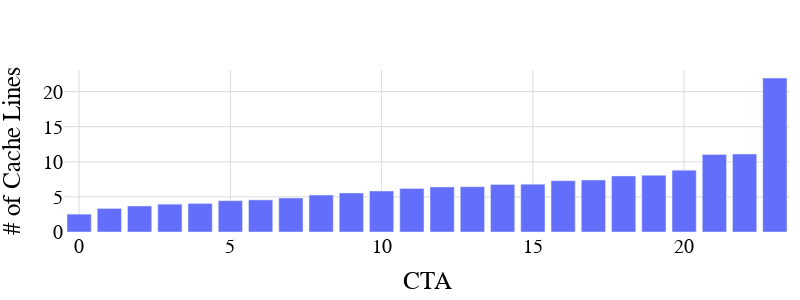

Write notebook code for a chart like this one.
### Code cell
fig = go.Figure()

to_plot = stats.sort_values('mean').reset_index(drop=True)
fig.add_trace(go.Bar(x=to_plot.index, y=to_plot['mean'], name='mean'))

fig.update_layout(
        xaxis=dict(
            title="CTA",
            titlefont=dict(size=25, color="black",family='sans-serif'),
            tickfont=dict(size=20, color="black",family='sans-serif'),
            # autorange=True,
            gridcolor="gainsboro",
            # hide tick numbers but keep label
        ),
        
        yaxis=dict(
            title="# of Cache Lines",
            titlefont=dict(size=25, color="black", family='sans-serif'),
            tickfont=dict(size=20, color="black", family='sans-serif'),
            # autorange=True,
            gridcolor="gainsboro",
        ),
        width=800, height=300,
        title_font_family="sans-serif",
        title_font_size=25,
        margin=dict(l=20, r=10, t=70, b=20),
        # legend to top
        legend=dict(
            yanchor="top",
            y=1.1,
            xanchor="left",
            x=0.01,
            font=dict(size=25, family='sans-serif'),
            # orientation="h",
        ),
        plot_bgcolor="white",
    )

# hide x axis
# fig.update_xaxes(visible=False)

### Figure 1 — Plotly figure (JSON) as saved in the notebook; plotly's stock layout.template omitted (floating-point values rounded to 4 significant figures)
{"data": [{"name": "mean", "type": "bar", "x": [0, 1, 2, 3, 4, 5, 6, 7, 8, 9, 10, 11, 12, 13, 14, 15, 16, 17, 18, 19, 20, 21, 22, 23], "y": [2.545, 3.355, 3.703, 3.965, 4.067, 4.458, 4.572, 4.841, 5.263, 5.557, 5.836, 6.191, 6.416, 6.455, 6.773, 6.813, 7.308, 7.404, 7.979, 8.081, 8.811, 11.03, 11.1, 21.92]}], "layout": {"height": 300, "legend": {"font": {"family": "sans-serif", "size": 25}, "x": 0.01, "xanchor": "left", "y": 1.1, "yanchor": "top"}, "margin": {"b": 20, "l": 20, "r": 10, "t": 70}, "plot_bgcolor": "white", "title": {"font": {"family": "sans-serif", "size": 25}}, "width": 800, "xaxis": {"gridcolor": "gainsboro", "tickfont": {"color": "black", "family": "sans-serif", "size": 20}, "title": {"font": {"color": "black", "family": "sans-serif", "size": 25}, "text": "CTA"}}, "yaxis": {"gridcolor": "gainsboro", "tickfont": {"color": "black", "family": "sans-serif", "size": 20}, "title": {"font": {"color": "black", "family": "sans-serif", "size": 25}, "text": "# of Cache Lines"}}}}
